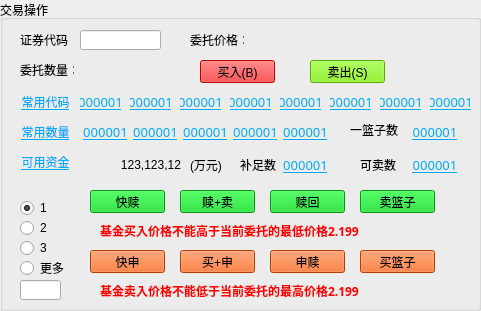
   <widget class="QGroupBox" name="groupBox_2">
    <property name="geometry">
     <rect>
      <x>300</x>
      <y>10</y>
      <width>481</width>
      <height>311</height>
     </rect>
    </property>
    <property name="title">
     <string>交易操作</string>
    </property>
    <widget class="QLabel" name="l_orderPrice_2">
     <property name="geometry">
      <rect>
       <x>190</x>
       <y>30</y>
       <width>54</width>
       <height>20</height>
      </rect>
     </property>
     <property name="sizePolicy">
      <sizepolicy hsizetype="Minimum" vsizetype="Minimum">
       <horstretch>0</horstretch>
       <verstretch>0</verstretch>
      </sizepolicy>
     </property>
     <property name="text">
      <string>委托价格：</string>
     </property>
    </widget>
    <widget class="QLabel" name="l_orderVolume_2">
     <property name="geometry">
      <rect>
       <x>20</x>
       <y>60</y>
       <width>54</width>
       <height>20</height>
      </rect>
     </property>
     <property name="text">
      <string>委托数量：</string>
     </property>
    </widget>
    <widget class="QPushButton" name="pb_sell">
     <property name="geometry">
      <rect>
       <x>310</x>
       <y>60</y>
       <width>75</width>
       <height>23</height>
      </rect>
     </property>
     <property name="styleSheet">
      <string notr="true">QPushButton { background-color:#76EE00 }
</string>
     </property>
     <property name="text">
      <string>卖出(S)</string>
     </property>
    </widget>
    <widget class="QPushButton" name="pb_buy">
     <property name="geometry">
      <rect>
       <x>200</x>
       <y>60</y>
       <width>75</width>
       <height>23</height>
      </rect>
     </property>
     <property name="styleSheet">
      <string notr="true">QPushButton { background-color: #FF0000}</string>
     </property>
     <property name="text">
      <string>买入(B)</string>
     </property>
    </widget>
    <widget class="QLabel" name="l_stockCode">
     <property name="geometry">
      <rect>
       <x>20</x>
       <y>30</y>
       <width>54</width>
       <height>20</height>
      </rect>
     </property>
     <property name="text">
      <string>证券代码</string>
     </property>
    </widget>
    <widget class="QLineEdit" name="le_stockCode">
     <property name="geometry">
      <rect>
       <x>80</x>
       <y>30</y>
       <width>81</width>
       <height>20</height>
      </rect>
     </property>
     <property name="alignment">
      <set>Qt::AlignRight|Qt::AlignTrailing|Qt::AlignVCenter</set>
     </property>
    </widget>
    <widget class="QPushButton" name="pb_useCode1">
     <property name="geometry">
      <rect>
       <x>80</x>
       <y>90</y>
       <width>41</width>
       <height>23</height>
      </rect>
     </property>
     <property name="font">
      <font>
       <family>Dotum</family>
       <pointsize>10</pointsize>
       <underline>true</underline>
      </font>
     </property>
     <property name="cursor">
      <cursorShape>PointingHandCursor</cursorShape>
     </property>
     <property name="styleSheet">
      <string notr="true">QPushButton { border-radius: 3px; color: rgb(1, 170, 255); } 

</string>
     </property>
     <property name="text">
      <string>000001</string>
     </property>
     <property name="flat">
      <bool>true</bool>
     </property>
    </widget>
    <widget class="QPushButton" name="pb_useCode5">
     <property name="geometry">
      <rect>
       <x>280</x>
       <y>90</y>
       <width>41</width>
       <height>23</height>
      </rect>
     </property>
     <property name="font">
      <font>
       <family>Dotum</family>
       <pointsize>10</pointsize>
       <underline>true</underline>
      </font>
     </property>
     <property name="cursor">
      <cursorShape>PointingHandCursor</cursorShape>
     </property>
     <property name="styleSheet">
      <string notr="true">QPushButton { border-radius: 3px; color: rgb(1, 170, 255); } 

</string>
     </property>
     <property name="text">
      <string>000001</string>
     </property>
     <property name="flat">
      <bool>true</bool>
     </property>
    </widget>
    <widget class="QPushButton" name="pb_useCode4">
     <property name="geometry">
      <rect>
       <x>230</x>
       <y>90</y>
       <width>41</width>
       <height>23</height>
      </rect>
     </property>
     <property name="font">
      <font>
       <family>Dotum</family>
       <pointsize>10</pointsize>
       <underline>true</underline>
      </font>
     </property>
     <property name="cursor">
      <cursorShape>PointingHandCursor</cursorShape>
     </property>
     <property name="styleSheet">
      <string notr="true">QPushButton { border-radius: 3px; color: rgb(1, 170, 255); } 

</string>
     </property>
     <property name="text">
      <string>000001</string>
     </property>
     <property name="flat">
      <bool>true</bool>
     </property>
    </widget>
    <widget class="QPushButton" name="pb_useCode8">
     <property name="geometry">
      <rect>
       <x>430</x>
       <y>90</y>
       <width>41</width>
       <height>23</height>
      </rect>
     </property>
     <property name="font">
      <font>
       <family>Dotum</family>
       <pointsize>10</pointsize>
       <underline>true</underline>
      </font>
     </property>
     <property name="cursor">
      <cursorShape>PointingHandCursor</cursorShape>
     </property>
     <property name="styleSheet">
      <string notr="true">QPushButton { border-radius: 3px; color: rgb(1, 170, 255); } 
</string>
     </property>
     <property name="text">
      <string>000001</string>
     </property>
     <property name="flat">
      <bool>true</bool>
     </property>
    </widget>
    <widget class="QPushButton" name="pb_useCode">
     <property name="geometry">
      <rect>
       <x>10</x>
       <y>90</y>
       <width>71</width>
       <height>23</height>
      </rect>
     </property>
     <property name="font">
      <font>
       <family>Agency FB</family>
       <underline>true</underline>
      </font>
     </property>
     <property name="cursor">
      <cursorShape>PointingHandCursor</cursorShape>
     </property>
     <property name="styleSheet">
      <string notr="true">QPushButton { border-radius: 3px; color: rgb(1, 170, 255); } 

</string>
     </property>
     <property name="text">
      <string>常用代码</string>
     </property>
     <property name="flat">
      <bool>true</bool>
     </property>
    </widget>
    <widget class="QPushButton" name="pb_useCode3">
     <property name="geometry">
      <rect>
       <x>180</x>
       <y>90</y>
       <width>41</width>
       <height>23</height>
      </rect>
     </property>
     <property name="font">
      <font>
       <family>Dotum</family>
       <pointsize>10</pointsize>
       <underline>true</underline>
      </font>
     </property>
     <property name="cursor">
      <cursorShape>PointingHandCursor</cursorShape>
     </property>
     <property name="styleSheet">
      <string notr="true">QPushButton { border-radius: 3px; color: rgb(1, 170, 255); } 

</string>
     </property>
     <property name="text">
      <string>000001</string>
     </property>
     <property name="flat">
      <bool>true</bool>
     </property>
    </widget>
    <widget class="QPushButton" name="pb_useCode7">
     <property name="geometry">
      <rect>
       <x>380</x>
       <y>90</y>
       <width>41</width>
       <height>23</height>
      </rect>
     </property>
     <property name="font">
      <font>
       <family>Dotum</family>
       <pointsize>10</pointsize>
       <underline>true</underline>
      </font>
     </property>
     <property name="cursor">
      <cursorShape>PointingHandCursor</cursorShape>
     </property>
     <property name="styleSheet">
      <string notr="true">QPushButton { border-radius: 3px; color: rgb(1, 170, 255); } 

</string>
     </property>
     <property name="text">
      <string>000001</string>
     </property>
     <property name="flat">
      <bool>true</bool>
     </property>
    </widget>
    <widget class="QPushButton" name="pb_useCode6">
     <property name="geometry">
      <rect>
       <x>330</x>
       <y>90</y>
       <width>41</width>
       <height>23</height>
      </rect>
     </property>
     <property name="font">
      <font>
       <family>Dotum</family>
       <pointsize>10</pointsize>
       <underline>true</underline>
      </font>
     </property>
     <property name="cursor">
      <cursorShape>PointingHandCursor</cursorShape>
     </property>
     <property name="styleSheet">
      <string notr="true">QPushButton { border-radius: 3px; color: rgb(1, 170, 255); }

 </string>
     </property>
     <property name="text">
      <string>000001</string>
     </property>
     <property name="flat">
      <bool>true</bool>
     </property>
    </widget>
    <widget class="QPushButton" name="pb_useCode2">
     <property name="geometry">
      <rect>
       <x>130</x>
       <y>90</y>
       <width>41</width>
       <height>23</height>
      </rect>
     </property>
     <property name="font">
      <font>
       <family>Dotum</family>
       <pointsize>10</pointsize>
       <underline>true</underline>
      </font>
     </property>
     <property name="cursor">
      <cursorShape>PointingHandCursor</cursorShape>
     </property>
     <property name="styleSheet">
      <string notr="true">QPushButton { border-radius: 3px; color: rgb(1, 170, 255); }

 </string>
     </property>
     <property name="text">
      <string>000001</string>
     </property>
     <property name="flat">
      <bool>true</bool>
     </property>
    </widget>
    <widget class="QPushButton" name="pb_useMoney">
     <property name="geometry">
      <rect>
       <x>10</x>
       <y>150</y>
       <width>71</width>
       <height>23</height>
      </rect>
     </property>
     <property name="font">
      <font>
       <family>Agency FB</family>
       <underline>true</underline>
      </font>
     </property>
     <property name="cursor">
      <cursorShape>PointingHandCursor</cursorShape>
     </property>
     <property name="styleSheet">
      <string notr="true">QPushButton { border-radius: 3px; color: rgb(1, 170, 255); }

 </string>
     </property>
     <property name="text">
      <string>可用资金</string>
     </property>
     <property name="flat">
      <bool>true</bool>
     </property>
    </widget>
    <widget class="QPushButton" name="pb_useVolume">
     <property name="geometry">
      <rect>
       <x>10</x>
       <y>120</y>
       <width>71</width>
       <height>23</height>
      </rect>
     </property>
     <property name="font">
      <font>
       <family>Agency FB</family>
       <underline>true</underline>
      </font>
     </property>
     <property name="cursor">
      <cursorShape>PointingHandCursor</cursorShape>
     </property>
     <property name="styleSheet">
      <string notr="true">QPushButton { border-radius: 3px; color: rgb(1, 170, 255); } 

</string>
     </property>
     <property name="text">
      <string>常用数量</string>
     </property>
     <property name="flat">
      <bool>true</bool>
     </property>
    </widget>
    <widget class="QLabel" name="l_basket">
     <property name="geometry">
      <rect>
       <x>350</x>
       <y>120</y>
       <width>54</width>
       <height>20</height>
      </rect>
     </property>
     <property name="cursor">
      <cursorShape>CrossCursor</cursorShape>
     </property>
     <property name="text">
      <string>一篮子数</string>
     </property>
    </widget>
    <widget class="QPushButton" name="pb_buzhunum">
     <property name="geometry">
      <rect>
       <x>280</x>
       <y>150</y>
       <width>51</width>
       <height>30</height>
      </rect>
     </property>
     <property name="font">
      <font>
       <family>Dotum</family>
       <pointsize>10</pointsize>
       <underline>true</underline>
      </font>
     </property>
     <property name="cursor">
      <cursorShape>PointingHandCursor</cursorShape>
     </property>
     <property name="styleSheet">
      <string notr="true">QPushButton { border-radius: 3px; color: rgb(1, 170, 255); } 

</string>
     </property>
     <property name="text">
      <string>000001</string>
     </property>
     <property name="flat">
      <bool>true</bool>
     </property>
    </widget>
    <widget class="QPushButton" name="pb_useVolume3">
     <property name="geometry">
      <rect>
       <x>180</x>
       <y>120</y>
       <width>51</width>
       <height>23</height>
      </rect>
     </property>
     <property name="font">
      <font>
       <family>Dotum</family>
       <pointsize>10</pointsize>
       <underline>true</underline>
      </font>
     </property>
     <property name="cursor">
      <cursorShape>PointingHandCursor</cursorShape>
     </property>
     <property name="styleSheet">
      <string notr="true">QPushButton { border-radius: 3px; color: rgb(1, 170, 255); } 
</string>
     </property>
     <property name="text">
      <string>000001</string>
     </property>
     <property name="flat">
      <bool>true</bool>
     </property>
    </widget>
    <widget class="QLabel" name="label_7">
     <property name="geometry">
      <rect>
       <x>190</x>
       <y>150</y>
       <width>41</width>
       <height>30</height>
      </rect>
     </property>
     <property name="text">
      <string>(万元)</string>
     </property>
    </widget>
    <widget class="QLabel" name="l_sellNumber">
     <property name="geometry">
      <rect>
       <x>360</x>
       <y>150</y>
       <width>41</width>
       <height>30</height>
      </rect>
     </property>
     <property name="text">
      <string>可卖数</string>
     </property>
    </widget>
    <widget class="QPushButton" name="pb_useVolume2">
     <property name="geometry">
      <rect>
       <x>130</x>
       <y>120</y>
       <width>51</width>
       <height>23</height>
      </rect>
     </property>
     <property name="font">
      <font>
       <family>Dotum</family>
       <pointsize>10</pointsize>
       <underline>true</underline>
      </font>
     </property>
     <property name="cursor">
      <cursorShape>PointingHandCursor</cursorShape>
     </property>
     <property name="styleSheet">
      <string notr="true">QPushButton { border-radius: 3px; color: rgb(1, 170, 255); } 

</string>
     </property>
     <property name="text">
      <string>000001</string>
     </property>
     <property name="flat">
      <bool>true</bool>
     </property>
    </widget>
    <widget class="QPushButton" name="pb_useVolume5">
     <property name="geometry">
      <rect>
       <x>280</x>
       <y>120</y>
       <width>51</width>
       <height>23</height>
      </rect>
     </property>
     <property name="font">
      <font>
       <family>Dotum</family>
       <pointsize>10</pointsize>
       <underline>true</underline>
      </font>
     </property>
     <property name="cursor">
      <cursorShape>PointingHandCursor</cursorShape>
     </property>
     <property name="styleSheet">
      <string notr="true">QPushButton { border-radius: 3px; color: rgb(1, 170, 255); }
 </string>
     </property>
     <property name="text">
      <string>000001</string>
     </property>
     <property name="flat">
      <bool>true</bool>
     </property>
    </widget>
    <widget class="QLabel" name="label_8">
     <property name="geometry">
      <rect>
       <x>240</x>
       <y>150</y>
       <width>41</width>
       <height>30</height>
      </rect>
     </property>
     <property name="text">
      <string>补足数</string>
     </property>
    </widget>
    <widget class="QPushButton" name="pb_basket">
     <property name="geometry">
      <rect>
       <x>410</x>
       <y>120</y>
       <width>50</width>
       <height>23</height>
      </rect>
     </property>
     <property name="font">
      <font>
       <family>Dotum</family>
       <pointsize>10</pointsize>
       <underline>true</underline>
      </font>
     </property>
     <property name="cursor">
      <cursorShape>PointingHandCursor</cursorShape>
     </property>
     <property name="styleSheet">
      <string notr="true">QPushButton { border-radius: 3px; color: rgb(1, 170, 255); } 

</string>
     </property>
     <property name="text">
      <string>000001</string>
     </property>
     <property name="flat">
      <bool>true</bool>
     </property>
    </widget>
    <widget class="QPushButton" name="pb_useVolume1">
     <property name="geometry">
      <rect>
       <x>80</x>
       <y>120</y>
       <width>51</width>
       <height>23</height>
      </rect>
     </property>
     <property name="font">
      <font>
       <family>Dotum</family>
       <pointsize>10</pointsize>
       <underline>true</underline>
      </font>
     </property>
     <property name="cursor">
      <cursorShape>PointingHandCursor</cursorShape>
     </property>
     <property name="styleSheet">
      <string notr="true">QPushButton { border-radius: 3px; color: rgb(1, 170, 255); } 

</string>
     </property>
     <property name="text">
      <string>000001</string>
     </property>
     <property name="flat">
      <bool>true</bool>
     </property>
    </widget>
    <widget class="QPushButton" name="pb_sellNumber">
     <property name="geometry">
      <rect>
       <x>410</x>
       <y>150</y>
       <width>50</width>
       <height>30</height>
      </rect>
     </property>
     <property name="font">
      <font>
       <family>Dotum</family>
       <pointsize>10</pointsize>
       <underline>true</underline>
      </font>
     </property>
     <property name="cursor">
      <cursorShape>PointingHandCursor</cursorShape>
     </property>
     <property name="styleSheet">
      <string notr="true">QPushButton { border-radius: 3px; color: rgb(1, 170, 255); } 

</string>
     </property>
     <property name="text">
      <string>000001</string>
     </property>
     <property name="flat">
      <bool>true</bool>
     </property>
    </widget>
    <widget class="QPushButton" name="pb_useVolume4">
     <property name="geometry">
      <rect>
       <x>230</x>
       <y>120</y>
       <width>51</width>
       <height>23</height>
      </rect>
     </property>
     <property name="font">
      <font>
       <family>Dotum</family>
       <pointsize>10</pointsize>
       <underline>true</underline>
      </font>
     </property>
     <property name="cursor">
      <cursorShape>PointingHandCursor</cursorShape>
     </property>
     <property name="styleSheet">
      <string notr="true">QPushButton { border-radius: 3px; color: rgb(1, 170, 255); } 

</string>
     </property>
     <property name="text">
      <string>000001</string>
     </property>
     <property name="flat">
      <bool>true</bool>
     </property>
    </widget>
    <widget class="QLabel" name="label_6">
     <property name="geometry">
      <rect>
       <x>80</x>
       <y>150</y>
       <width>101</width>
       <height>30</height>
      </rect>
     </property>
     <property name="text">
      <string>123,123,12</string>
     </property>
     <property name="alignment">
      <set>Qt::AlignRight|Qt::AlignTrailing|Qt::AlignVCenter</set>
     </property>
    </widget>
    <widget class="QLineEdit" name="le_num">
     <property name="geometry">
      <rect>
       <x>20</x>
       <y>280</y>
       <width>41</width>
       <height>20</height>
      </rect>
     </property>
    </widget>
    <widget class="QRadioButton" name="radioButton_2">
     <property name="geometry">
      <rect>
       <x>20</x>
       <y>220</y>
       <width>31</width>
       <height>16</height>
      </rect>
     </property>
     <property name="text">
      <string>2</string>
     </property>
     <attribute name="buttonGroup">
      <string notr="true">buttonGroup</string>
     </attribute>
    </widget>
    <widget class="QRadioButton" name="radioButton_4">
     <property name="geometry">
      <rect>
       <x>20</x>
       <y>260</y>
       <width>51</width>
       <height>16</height>
      </rect>
     </property>
     <property name="text">
      <string>更多</string>
     </property>
     <attribute name="buttonGroup">
      <string notr="true">buttonGroup</string>
     </attribute>
    </widget>
    <widget class="QRadioButton" name="radioButton_3">
     <property name="geometry">
      <rect>
       <x>20</x>
       <y>240</y>
       <width>31</width>
       <height>16</height>
      </rect>
     </property>
     <property name="text">
      <string>3</string>
     </property>
     <attribute name="buttonGroup">
      <string notr="true">buttonGroup</string>
     </attribute>
    </widget>
    <widget class="QRadioButton" name="radioButton">
     <property name="geometry">
      <rect>
       <x>20</x>
       <y>200</y>
       <width>31</width>
       <height>16</height>
      </rect>
     </property>
     <property name="text">
      <string>1</string>
     </property>
     <property name="checked">
      <bool>true</bool>
     </property>
     <attribute name="buttonGroup">
      <string notr="true">buttonGroup</string>
     </attribute>
    </widget>
    <widget class="QPushButton" name="pushButton_28">
     <property name="geometry">
      <rect>
       <x>360</x>
       <y>190</y>
       <width>75</width>
       <height>23</height>
      </rect>
     </property>
     <property name="styleSheet">
      <string notr="true">QPushButton { background-color:rgb(1, 208, 25); }
</string>
     </property>
     <property name="text">
      <string>卖篮子</string>
     </property>
    </widget>
    <widget class="QPushButton" name="pushButton_29">
     <property name="geometry">
      <rect>
       <x>90</x>
       <y>250</y>
       <width>75</width>
       <height>23</height>
      </rect>
     </property>
     <property name="styleSheet">
      <string notr="true">QPushButton { background-color: rgb(255, 85, 0); }</string>
     </property>
     <property name="text">
      <string>快申</string>
     </property>
    </widget>
    <widget class="QPushButton" name="pushButton_26">
     <property name="geometry">
      <rect>
       <x>180</x>
       <y>190</y>
       <width>75</width>
       <height>23</height>
      </rect>
     </property>
     <property name="styleSheet">
      <string notr="true">QPushButton { background-color:rgb(1, 208, 25); }
</string>
     </property>
     <property name="text">
      <string>赎+卖</string>
     </property>
    </widget>
    <widget class="QPushButton" name="pushButton_30">
     <property name="geometry">
      <rect>
       <x>180</x>
       <y>250</y>
       <width>75</width>
       <height>23</height>
      </rect>
     </property>
     <property name="styleSheet">
      <string notr="true">QPushButton { background-color: rgb(255, 85, 0); }</string>
     </property>
     <property name="text">
      <string>买+申</string>
     </property>
    </widget>
    <widget class="QPushButton" name="pushButton_31">
     <property name="geometry">
      <rect>
       <x>270</x>
       <y>250</y>
       <width>75</width>
       <height>23</height>
      </rect>
     </property>
     <property name="styleSheet">
      <string notr="true">QPushButton { background-color: rgb(255, 85, 0); }</string>
     </property>
     <property name="text">
      <string>申赎</string>
     </property>
    </widget>
    <widget class="QLabel" name="label_10">
     <property name="geometry">
      <rect>
       <x>100</x>
       <y>220</y>
       <width>331</width>
       <height>21</height>
      </rect>
     </property>
     <property name="font">
      <font>
       <family>Corbel</family>
       <weight>75</weight>
       <bold>true</bold>
      </font>
     </property>
     <property name="styleSheet">
      <string notr="true">QLabel { border-radius: 3px; color: rgb(255, 0, 0); } </string>
     </property>
     <property name="text">
      <string>基金买入价格不能高于当前委托的最低价格2.199</string>
     </property>
    </widget>
    <widget class="QPushButton" name="pushButton_32">
     <property name="geometry">
      <rect>
       <x>360</x>
       <y>250</y>
       <width>75</width>
       <height>23</height>
      </rect>
     </property>
     <property name="styleSheet">
      <string notr="true">QPushButton { background-color: rgb(255, 85, 0); }</string>
     </property>
     <property name="text">
      <string>买篮子</string>
     </property>
    </widget>
    <widget class="QPushButton" name="pushButton_27">
     <property name="geometry">
      <rect>
       <x>270</x>
       <y>190</y>
       <width>75</width>
       <height>23</height>
      </rect>
     </property>
     <property name="styleSheet">
      <string notr="true">QPushButton { background-color:rgb(1, 208, 25); }
</string>
     </property>
     <property name="text">
      <string>赎回</string>
     </property>
    </widget>
    <widget class="QLabel" name="label_11">
     <property name="geometry">
      <rect>
       <x>100</x>
       <y>280</y>
       <width>331</width>
       <height>21</height>
      </rect>
     </property>
     <property name="font">
      <font>
       <family>Corbel</family>
       <weight>75</weight>
       <bold>true</bold>
      </font>
     </property>
     <property name="styleSheet">
      <string notr="true">QLabel { border-radius: 3px; color: rgb(255, 0, 0); } </string>
     </property>
     <property name="text">
      <string>基金卖入价格不能低于当前委托的最高价格2.199</string>
     </property>
    </widget>
    <widget class="QPushButton" name="pushButton_25">
     <property name="geometry">
      <rect>
       <x>90</x>
       <y>190</y>
       <width>75</width>
       <height>23</height>
      </rect>
     </property>
     <property name="styleSheet">
      <string notr="true">QPushButton { background-color:rgb(1, 208, 25); }
</string>
     </property>
     <property name="text">
      <string>快赎</string>
     </property>
    </widget>
   </widget>
